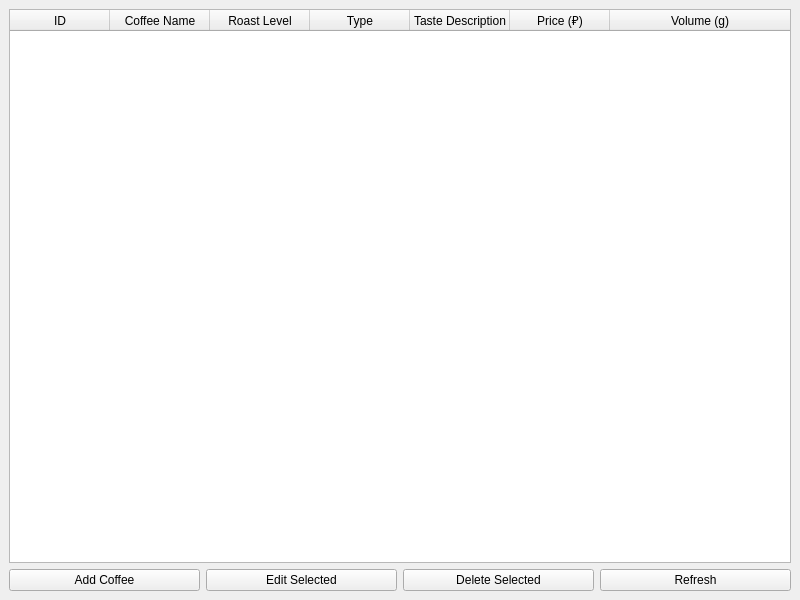
<?xml version="1.0" encoding="UTF-8"?>
<ui version="4.0">
 <class>MainWindow</class>
 <widget class="QMainWindow" name="MainWindow">
  <property name="geometry">
   <rect>
    <x>0</x>
    <y>0</y>
    <width>800</width>
    <height>600</height>
   </rect>
  </property>
  <property name="windowTitle">
   <string>Coffee Database Manager</string>
  </property>
  <widget class="QWidget" name="centralwidget">
   <layout class="QVBoxLayout" name="verticalLayout">
    <item>
     <widget class="QTableWidget" name="tableWidget">
      <property name="alternatingRowColors">
       <bool>true</bool>
      </property>
      <property name="selectionBehavior">
       <enum>QAbstractItemView::SelectRows</enum>
      </property>
      <attribute name="horizontalHeaderStretchLastSection">
       <bool>true</bool>
      </attribute>
      <column>
       <property name="text">
        <string>ID</string>
       </property>
      </column>
      <column>
       <property name="text">
        <string>Coffee Name</string>
       </property>
      </column>
      <column>
       <property name="text">
        <string>Roast Level</string>
       </property>
      </column>
      <column>
       <property name="text">
        <string>Type</string>
       </property>
      </column>
      <column>
       <property name="text">
        <string>Taste Description</string>
       </property>
      </column>
      <column>
       <property name="text">
        <string>Price (₽)</string>
       </property>
      </column>
      <column>
       <property name="text">
        <string>Volume (g)</string>
       </property>
      </column>
     </widget>
    </item>
    <item>
     <layout class="QHBoxLayout" name="horizontalLayout">
      <item>
       <widget class="QPushButton" name="addButton">
        <property name="text">
         <string>Add Coffee</string>
        </property>
       </widget>
      </item>
      <item>
       <widget class="QPushButton" name="editButton">
        <property name="text">
         <string>Edit Selected</string>
        </property>
       </widget>
      </item>
      <item>
       <widget class="QPushButton" name="deleteButton">
        <property name="text">
         <string>Delete Selected</string>
        </property>
       </widget>
      </item>
      <item>
       <widget class="QPushButton" name="refreshButton">
        <property name="text">
         <string>Refresh</string>
        </property>
       </widget>
      </item>
     </layout>
    </item>
   </layout>
  </widget>
 </widget>
 <resources/>
 <connections/>
</ui>
